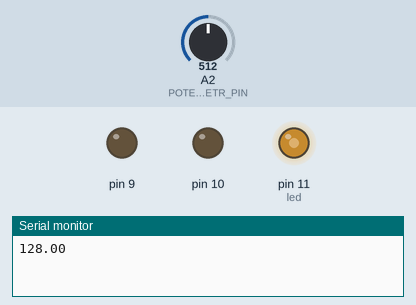
Simulated run of this sketch. Board: Arduino Uno, built with avr-gcc and run on an emulated ATmega328P. Parts: output pins drawn as LEDs (lit = HIGH), the last lines printed to the serial monitor. The test bench sets the inputs (shaded band); at power-on: A2 (POTENTIOMETR_PIN) = 512.

Above: at 10.9 s.
11.0 s: A2 (POTENTIOMETR_PIN) set to 716
At 16.8 s:
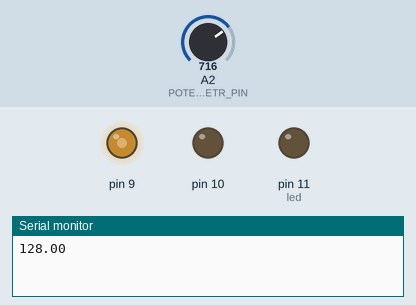
25.0 s: A2 (POTENTIOMETR_PIN) set to 900
At 26.9 s:
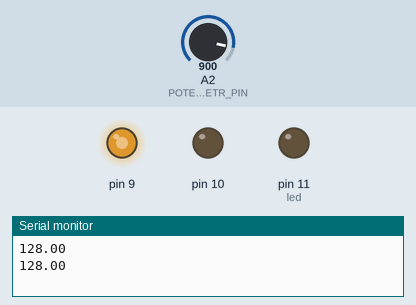
37.8 s: A2 (POTENTIOMETR_PIN) set to 122
At 41.4 s:
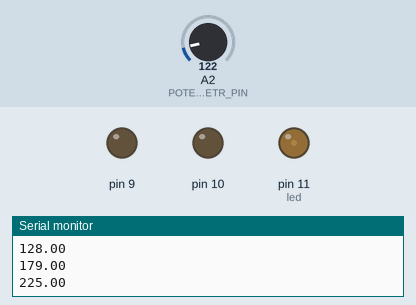
Timing chart, 0 to 57.8 s (numbered marks = the images above; inputs shaded):
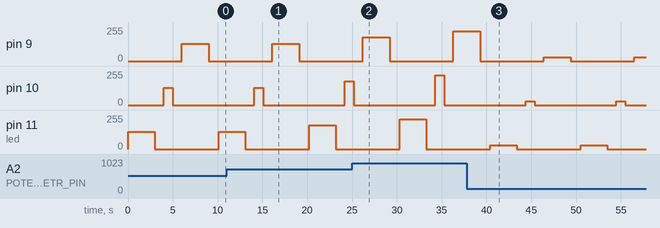

The sketch:

new_year.ino
```cpp
#define POTENTIOMETR_PIN A2
#define RED_LED 11
#define YELLOW_LED 10
#define GREEN_LED 9

#define BUTTON 2

void setup() {
  // put your setup code here, to run once:
  Serial.begin(9600);
  pinMode(11, OUTPUT);
}

void loop() {
  // put your main code here, to run repeatedly:

  float potentional = analogRead(POTENTIOMETR_PIN);
  // 1023 / 4 = 255 (analogMax)
  // 255 = 1 (analogMax = digitalMax)
  float LED_TO_WRITE = potentional / 4;

  /*
  analogWrite(RED_LED, LED_TO_WRITE);
  analogWrite(YELLOW_LED, LED_TO_WRITE);
  analogWrite(GREEN_LED, LED_TO_WRITE);
  */

  int LeDelay = 500;

  // RED
  int led = RED_LED;
  analogWrite(led, LED_TO_WRITE);
  delay(3000);
  analogWrite(led, 0);
  delay(LeDelay * 2);

  // YELLOW
  led = YELLOW_LED;
  analogWrite(led, LED_TO_WRITE);
  delay(1000);
  analogWrite(led, 0);
  delay(LeDelay * 2);

  // GREEN
  led = GREEN_LED;
  analogWrite(led, LED_TO_WRITE);
  delay(3000);
  analogWrite(led, 0);
  delay(LeDelay * 2);

  Serial.println(LED_TO_WRITE);
  delay(100);

}
```

Measured:
- by itself, pin 9, pin 11 (led): alternates 30/255 for 3.0 s and 0/255 for 7.1 s
- by itself, pin 10: alternates 30/255 for 1.0 s and 0/255 for 9.1 s
